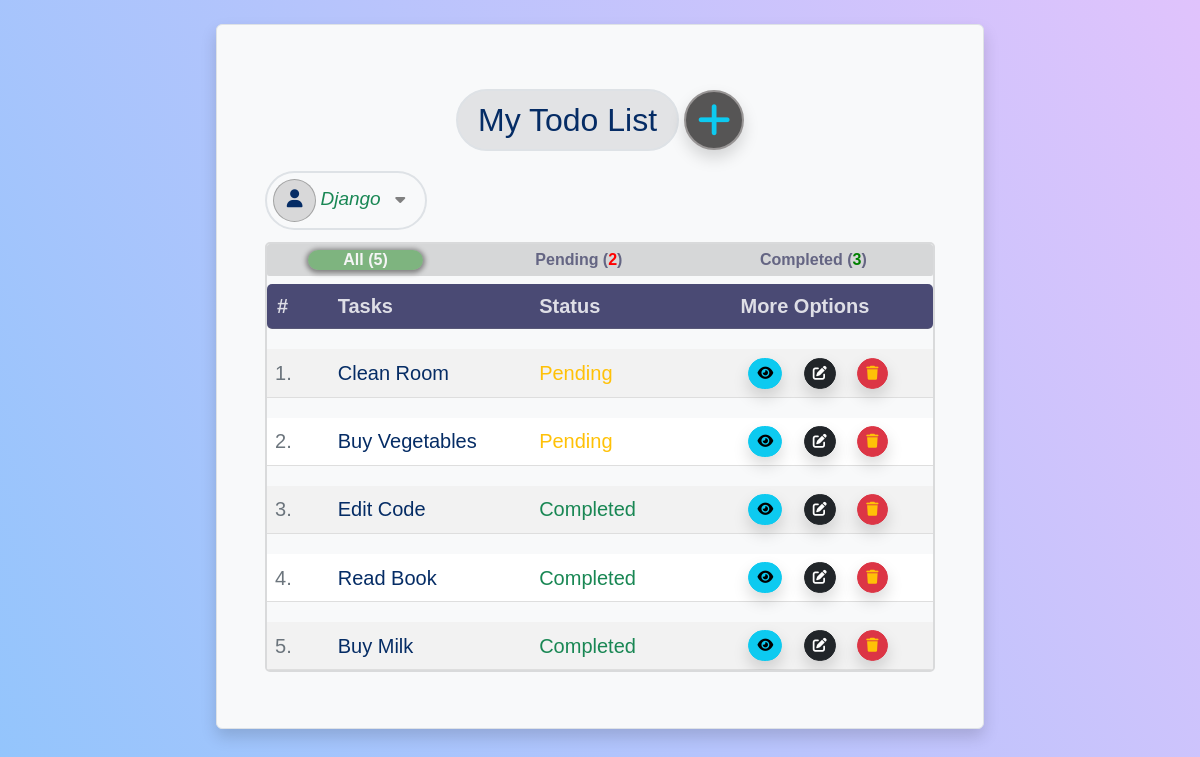
The page /mytodos/home/ (signed in) on the database its author committed.
### mytodos/models.py (models this page shows, shortened)
class Task(models.Model):
    user = models.ForeignKey(User, on_delete=models.CASCADE)
    title = models.CharField(max_length=300)
    description = models.TextField(null=True, blank=True)
    completed = models.BooleanField(default=False)
    date_created = models.DateTimeField(auto_now_add=True)
    class Meta:
        ordering = ['completed']

### mytodos/views.py (the view, shortened to what this page needs)
# urls.py: path('mytodos/home/', views.HomeView.as_view(), name='home'),
@method_decorator(decorator_list, name='dispatch')
class HomeView(View):
    def get(self, request, *args, **kwargs):
        qs = Task.objects.filter(user=request.user)
        completed_tasks = qs.filter(completed=True)
        pending_tasks = qs.filter(completed=False)
        completed_count = completed_tasks.aggregate(total_count=Count("id"))
        pending_count = pending_tasks.aggregate(total_count=Count("id"))
        group_by_count = Task.objects.filter(user=request.user).values('completed').annotate(total=Count("id"))
        all_count = Task.objects.filter(user=request.user).values('completed').aggregate(total=Count("id"))
        form = TaskForm()
        return render(request, 'home.html', {
                                                'data':qs,
                                                'completed_tasks': completed_tasks,
                                                'pending_tasks': pending_tasks,
                                                'completed_count': completed_count,
                                                'pending_count': pending_count,
                                                'all_count': all_count,
                                                'form': form,
                                                })

### mytodos/templates/home.html (shortened to what this page needs)
<!DOCTYPE html>
{% load tz %}
{% load static %}
<html lang="en">
<head>
    <link href="https://cdn.jsdelivr.net/npm/bootstrap@5.3.2/dist/css/bootstrap.min.css" rel="stylesheet"
>
    <link rel="stylesheet" href="https://cdnjs.cloudflare.com/ajax/libs/font-awesome/6.5.1/css/all.min.css"
 />
    <link rel="stylesheet" href="{% static 'css/mystyles.css' %}">
</head>
<body class="home">
    <div class="container my-3">
        <div class="mx-auto shadow border p-3 p-md-5 mt-4 rounded-2 app-div bg-body-tertiary">
            <h2 class="text-center mt-2 p-2 text-primary-emphasis">
                <span class="rounded-5 bg-secondary-subtle border border-2 "> My Todo List</span>
                <a href="{% url 'task-add' %}" class="text-info add-btn shadow" data-bs-toggle="tooltip" data-bs-placement="top" data-bs-title="Add new Todo's"><i class="fa-solid fa-plus"></i></a>
            </h2>
            <div class="user-div">
                <div class="username-div">
                    <span class="username-span text-primary-emphasis border border-2 rounded-5"><i class="fa-solid fa-user "></i> <i class="text-success username text-capitalize">{{request.user}}</i> <i class="fa-solid fa-caret-down"></i></span>
                </div>
            </div>
            <table class="table table-striped align-middle my-2 table-hover" style="width:100%;">
                <colgroup span="1" class=""></colgroup>
                <colgroup span="2"></colgroup>
                <colgroup span="1" class="more-option-column"></colgroup>
                <thead>
                    <tr>
                        <td colspan="4" class="bg-light status-heading">
                            <div class="task-status-div d-flex justify-content-around">
                                <a class="all_button active">All (<span class="">{{all_count.total}}</span>)</a>
                                <a class="pending_button">Pending (<span class="">{{pending_count.total_count}}</span>)</a>
                                <a class="completed_button">Completed (<span class="">{{completed_count.total_count}}</span>)</a>
                            </div>
                        </td>
                    </tr>
                    <tr>
                        <th style="width: 64px; min-width: 30px;">#</th>
                        <th>Tasks</th>
                        <th>
                        </th>
                        <th >More Options</th>
                    </tr>
                </thead>
                <tbody>
                    {% for todo in data %}
                    <tr class="js-strike-through all_task">
                        <td class="text-secondary">
                            {{forloop.counter}}.
                        </td>
                        <td>
                            <span class="text-primary-emphasis">{{todo.title}}</span>
                        </td>
                        <td class="js-complete-status complete-status">
                            {% if todo.completed == True %}
                            <span class="text-success">Completed</span>
                            {% else %}
                            <span class="text-warning">Pending</span>
                            {% endif %}
                        </td>
                        <td>
                            <div class="more-options">
                                <a class="btn btn-sm btn-info rounded-5 ms-2 shadow" data-bs-toggle="modal" data-bs-target="#staticBackdrop{{forloop.counter}}"><i class="fa-solid fa-eye"></i></a>
                                <a href="{% url 'task-edit' todo.id %}" class="btn btn-sm btn-dark rounded-5 mx-3 shadow"><i class="fa-solid fa-pen-to-square"></i></a>
                                <button data-todo-id="{{todo.id}}" class="btn btn-sm btn-danger text-warning rounded-5 delete-button shadow"><i class="fa-solid fa-trash"></i></button>
                            </div>
                        </td>
                    </tr>
                    {% endfor %}
                </tbody>
            </table>
        </div>
    </div>
</body>
</html>

### static/css/mystyles.css (style rules this page uses)
body { font-family: 'Popins', sans-serif; background-color: #8EC5FC; background-image: linear-gradient(62deg, #8EC5FC 0%, #E0C3FC 100%); background-attachment: fixed; }
span i.username { text-transform: capitalize; }
.app-div { max-width: 768px; min-width: 298.5px; position: relative; }
.js-strike-through { position: relative; }
.js-strike-through::after { content: ""; width: 60%; height: 2px; border-bottom: 2px solid rgba(0, 128, 0, 0.866); position: absolute; top: 48%; left: 7px; right: 4px; z-index: 3; display: var(--displayValue, none); }
h2 { display: flex; justify-content: center; align-items: center; position: relative; }
h2 span { padding: 10px 20px; }
.add-btn { border-radius: 50%; display: inline-block; width: 60px; height: 60px; margin-left: 5px; background-color: rgba(86, 85, 85, 1); border: 2px solid rgb(152, 149, 149); }
.add-btn .fa-solid.fa-plus { line-height: 1.5; font-size: 38px; width: 40px; height: 40px; }
.fa-solid.fa-user { border: 1px solid rgba(128, 128, 128, 0.611); border-radius: 50%; height: 45px; width: 45px; padding: 10px; text-align: center; background-color: rgba(128, 128, 128, 0.271); }
.user-div { margin-top: 0px; margin-block: 20px; z-index: 3; }
.user-div .username-div { position: relative; }
.user-div .username-div .username-span { cursor: pointer; z-index: 5; padding: 18px 20px 20px 6px; }
.user-div .username-div .username-span .username { font-size: 19px; }
.user-div .username-div .username-span .fa-solid.fa-user { width: 43px; height: 43px; font-size: 18px; }
.user-div .username-div .fa-solid.fa-caret-down { margin-left: 10px; cursor: pointer; z-index: 2; color: gray; }
.table { font-size: 20px; border-collapse: separate; border-spacing: 0px 20px; width: 100%; display: block; overflow: hidden; height: 430px; border: 2px solid rgba(128, 128, 128, 0.264); border-radius: 5px; overflow-y: scroll; scrollbar-width: thin; scrollbar-color: rgba(46, 43, 43, 0.638) rgba(99, 99, 99, 0.271); padding-bottom: 25px; }
.table th { color: rgba(255, 255, 255, 0.821); background-color: rgba(66, 66, 110, 0.951); min-width: 80px; width: 205px; }
.table th:nth-of-type(1) { border-radius: 5px 0px 0px 5px; padding-left: 10px; }
.table th:nth-of-type(4) { border-radius: 0px 5px 5px 0px; }
.table tr td { text-transform: capitalize; }
.table tr { line-height: 1.4; }
.table thead tr { position: relative; }
.table thead tr td.status-heading { line-height: .5; padding: 8px 0px; font-weight: 600; font-size: 16px; border: none; color: rgba(40, 40, 79, 0.686); position: absolute; top: -28.5px; left: 0; right: 0; z-index: 3; }
.table thead tr td.status-heading > div { background-color: rgba(168, 168, 168, 0.429); border-radius: 2px; padding-block: 6px; }
.table thead tr td.status-heading div > * { padding: 6px 20px; border-radius: 50px; text-decoration: none; color: rgba(43, 43, 87, 0.663); cursor: pointer; }
.all_button span { color: rgb(32, 35, 66); }
.pending_button span { color: red; }
.completed_button span { color: green; }
.table thead tr td.status-heading div a.active { background-color: rgba(0, 128, 0, 0.412); color: whitesmoke; box-shadow: 0px 1px 5px 2px gray; }
.table thead tr td.status-heading div a.active span { color: whitesmoke; }
.table thead tr td.status-heading div a:nth-of-type(1) { padding-left: 35px; padding-right: 35px; }
.table thead tr td.status-heading div a:nth-of-type(2) { padding-left: 30px; padding-right: 30px; }
.table thead tr td.status-heading div a:nth-of-type(3) { padding-left: 25px; padding-right: 25px; }
.table thead tr { position: sticky; top: 0px; z-index: 2; }
.table thead tr:nth-of-type(1) { top: 20px; }
.table thead tr:nth-of-type(2) { top: 30px; }

### rows shown on the page
Task: title "Clean Room", completed "Pending"
Task: title "Buy Vegetables", completed "Pending"
Task: title "Edit Code", completed "Completed"
Task: title "Read Book", completed "Completed"
Task: title "Buy Milk", completed "Completed"

### other values the page prints
{{ all_count.total }} "5"
{{ pending_count.total_count }} "2"
{{ completed_count.total_count }} "3"
